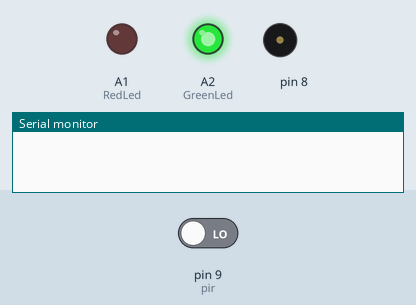
This sketch was run on a simulated Arduino Uno, built with avr-gcc and run on an emulated ATmega328P. On the bench: output pins drawn as LEDs (lit = HIGH), buzzer (waves = sounding), the last lines printed to the serial monitor. The inputs (shaded band) are chosen by the test bench; at power-on: pin 9 (pir) LOW.

Above: at 1.2 s.
1.3 s: pin 9 (pir) driven HIGH
At 2.0 s:
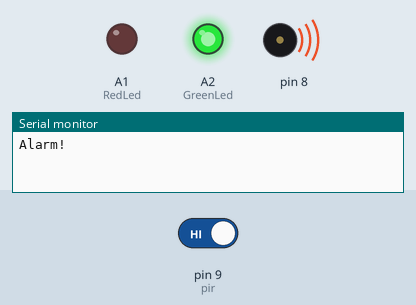
At 4.2 s:
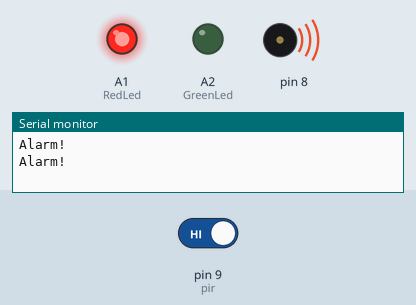
4.3 s: pin 9 (pir) driven LOW
At 5.09 s:
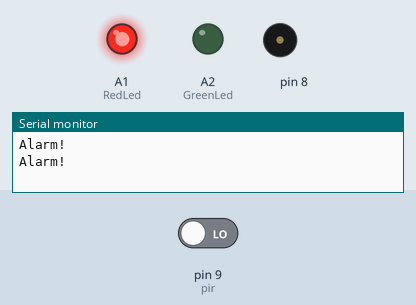
Timing chart, 0 to 7.5 s (numbered marks = the images above; inputs shaded):
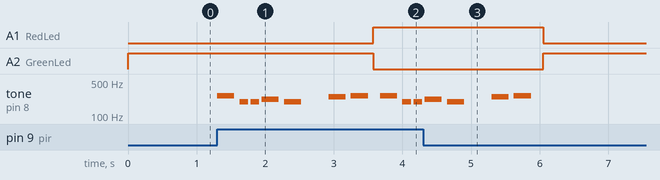

The sketch:

czujnik_ruchu.ino
```cpp
#include "pitches.h"

int RedLed = A1;
int GreenLed = A2;
int pir = 9;
int buzzer = 8;

// notes in the melody:
int melody[] = {
  NOTE_C4, NOTE_G3, NOTE_G3, NOTE_A3, NOTE_G3, 0, NOTE_B3, NOTE_C4
};

// note durations: 4 = quarter note, 8 = eighth note, etc.:
int noteDurations[] = {
  4, 8, 8, 4, 4, 4, 4, 4
};

void setup() {
  Serial.begin(9600);
  pinMode(RedLed, OUTPUT);
  pinMode(GreenLed, OUTPUT);
  pinMode(pir, INPUT);
}

void loop() {
  int alarm = digitalRead(pir);
  if(alarm == HIGH)
  {
    Serial.println("Alarm!");
    Music();
    digitalWrite(RedLed, HIGH);
    digitalWrite(GreenLed, LOW);
  }
  else
  {
    digitalWrite(RedLed, LOW);
    digitalWrite(GreenLed, HIGH);

  }

  delay(100);
}


void Music()
{
for (int thisNote = 0; thisNote < 8; thisNote++)
  {

    int noteDuration = 1000 / noteDurations[thisNote];
    tone(8, melody[thisNote], noteDuration);

    int pauseBetweenNotes = noteDuration * 1.30;
    delay(pauseBetweenNotes);
    noTone(8);
  }
}
```

pitches.h
```cpp
#define NOTE_B0  31
#define NOTE_C1  33
#define NOTE_CS1 35
#define NOTE_D1  37
#define NOTE_DS1 39
#define NOTE_E1  41
#define NOTE_F1  44
#define NOTE_FS1 46
#define NOTE_G1  49
#define NOTE_GS1 52
#define NOTE_A1  55
#define NOTE_AS1 58
#define NOTE_B1  62
#define NOTE_C2  65
#define NOTE_CS2 69
#define NOTE_D2  73
#define NOTE_DS2 78
#define NOTE_E2  82
#define NOTE_F2  87
#define NOTE_FS2 93
#define NOTE_G2  98
#define NOTE_GS2 104
#define NOTE_A2  110
#define NOTE_AS2 117
#define NOTE_B2  123
#define NOTE_C3  131
#define NOTE_CS3 139
#define NOTE_D3  147
#define NOTE_DS3 156
#define NOTE_E3  165
#define NOTE_F3  175
#define NOTE_FS3 185
#define NOTE_G3  196
#define NOTE_GS3 208
#define NOTE_A3  220
#define NOTE_AS3 233
#define NOTE_B3  247
#define NOTE_C4  262
#define NOTE_CS4 277
#define NOTE_D4  294
#define NOTE_DS4 311
#define NOTE_E4  330
#define NOTE_F4  349
#define NOTE_FS4 370
#define NOTE_G4  392
#define NOTE_GS4 415
#define NOTE_A4  440
#define NOTE_AS4 466
#define NOTE_B4  494
#define NOTE_C5  523
#define NOTE_CS5 554
#define NOTE_D5  587
#define NOTE_DS5 622
#define NOTE_E5  659
#define NOTE_F5  698
#define NOTE_FS5 740
#define NOTE_G5  784
#define NOTE_GS5 831
#define NOTE_A5  880
#define NOTE_AS5 932
#define NOTE_B5  988
#define NOTE_C6  1047
#define NOTE_CS6 1109
#define NOTE_D6  1175
#define NOTE_DS6 1245
#define NOTE_E6  1319
#define NOTE_F6  1397
#define NOTE_FS6 1480
#define NOTE_G6  1568
#define NOTE_GS6 1661
#define NOTE_A6  1760
#define NOTE_AS6 1865
#define NOTE_B6  1976
#define NOTE_C7  2093
#define NOTE_CS7 2217
#define NOTE_D7  2349
#define NOTE_DS7 2489
#define NOTE_E7  2637
#define NOTE_F7  2794
#define NOTE_FS7 2960
#define NOTE_G7  3136
#define NOTE_GS7 3322
#define NOTE_A7  3520
#define NOTE_AS7 3729
#define NOTE_B7  3951
#define NOTE_C8  4186
#define NOTE_CS8 4435
#define NOTE_D8  4699
#define NOTE_DS8 4978
```

Measured:
- after the input at 1.3 s, A1 (RedLed): LOW → HIGH after 2.3 s; A2 (GreenLed): HIGH → LOW after 2.3 s; tone on pin 8: plays 262 Hz for 0.25 s, 196 Hz for 0.13 s, 196 Hz for 0.13 s, 220 Hz for 0.25 s, 196 Hz for 0.25 s, 247 Hz for 0.25 s … (10 notes in this stretch), starting at once
- after the input at 4.3 s, A1 (RedLed): HIGH → LOW after 1.7 s; A2 (GreenLed): LOW → HIGH after 1.7 s; tone on pin 8: goes on until 5.9 s, then stays silent
